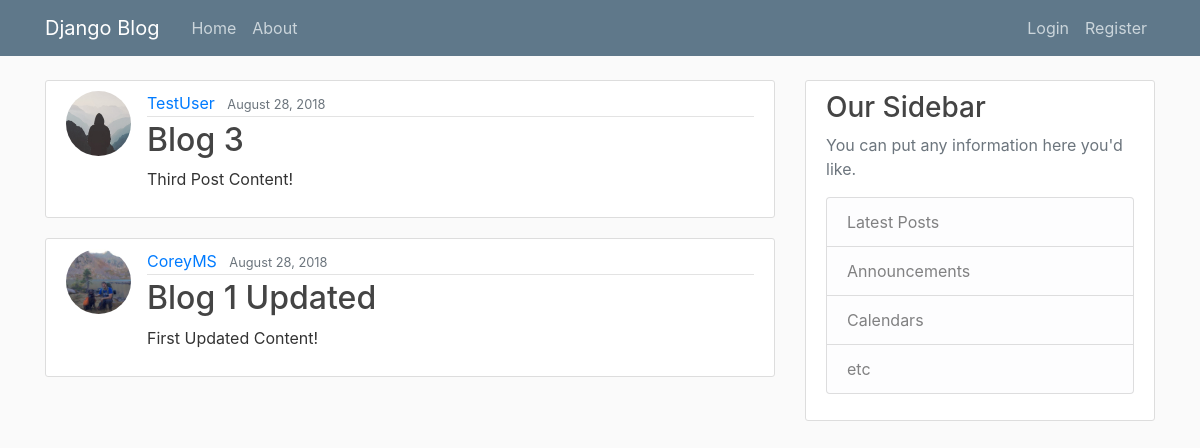
Before: / with the older database file.
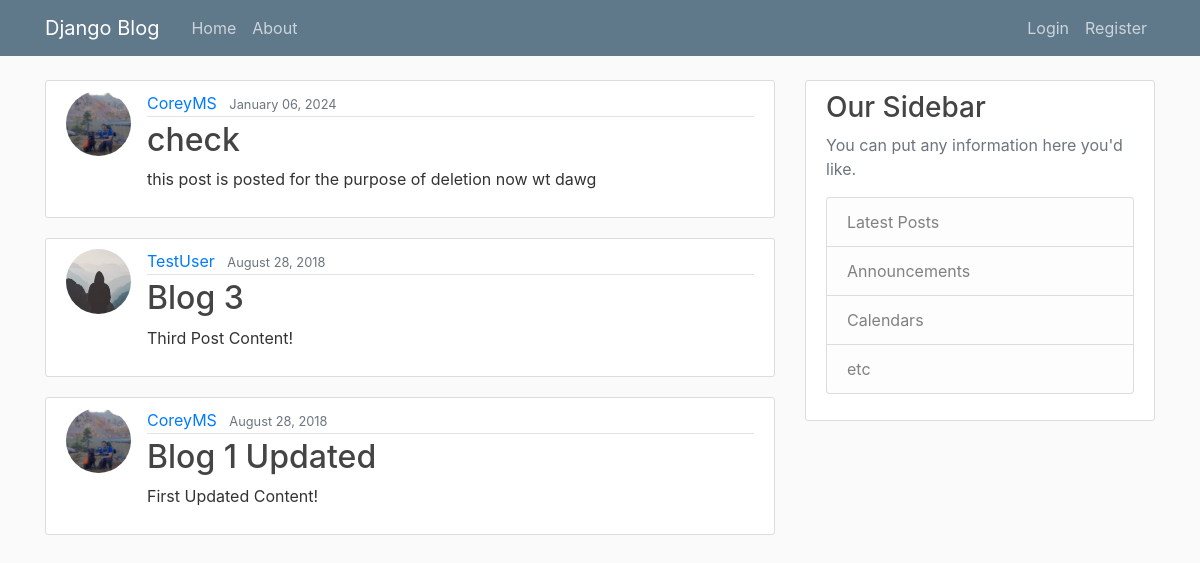
After: the same page with the newer database file.
### blog/models.py (models this page shows, shortened)
class Post(models.Model):
    title = models.CharField(max_length=100)
    content = models.TextField()
    date_posted = models.DateTimeField(default=timezone.now)
    author = models.ForeignKey(User, on_delete=models.CASCADE)

### users/models.py (models this page shows, shortened)
class Profile(models.Model):
    user = models.OneToOneField(User, on_delete=models.CASCADE)
    image = models.ImageField(default='default.jpg', upload_to='profile_pics')

### blog/views.py (the view)
# urls.py: path('', PostListView.as_view(), name='blog-home'),
class PostListView(ListView):
    model = Post
    template_name='blog/home.html'
    context_object_name='posts'
    ordering = ['-date_posted']

### blog/templates/blog/home.html
{% extends "blog/base.html" %}
{% block content %}
    {% for post in posts %}
        <article class="media content-section">
          <img class="rounded-circle article-img" src="{{post.author.profile.image.url}}" alt="">
          <div class="media-body">
            <div class="article-metadata">
              <a class="mr-2" href="{% url 'post-detail' post.id %}">{{ post.author }}</a>
              <small class="text-muted">{{ post.date_posted|date:"F d, Y" }}</small>
            </div>
            <h2><a class="article-title" href="#">{{ post.title }}</a></h2>
            <p class="article-content">{{ post.content }}</p>
          </div>
        </article>
    {% endfor %}
{% endblock content %}

Changed rows visible on the page:
added Post: author.profile.image (picture), author "CoreyMS", date_posted "January 06, 2024", title "check", content "this post is posted for the purpose of deletion now wt dawg"
